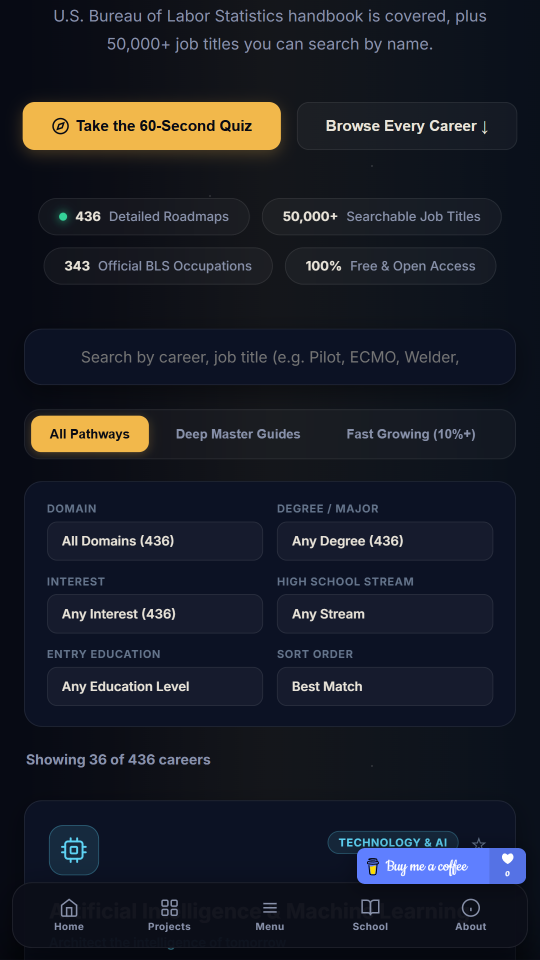
#> input picture career_media/shorts_src/short_shot1.png, 1080 x 1920 px, found by its file name (shown at 1/2 size)
$ python render_shorts.py
#> lines starting #> are read from the running program, lines starting #| are printed output that depends on the picture
import os
import subprocess
import sys
from PIL import Image, ImageDraw, ImageFont

def render_shorts():
    base_dir = r"c:\Users\neelg\OneDrive\Desktop\Vercel\career_media"
    src_dir = os.path.join(base_dir, "shorts_src")
    output_mp4 = os.path.join(base_dir, "Career_Shorts.mp4")

    # Dimensions: 1080 x 1920 (9:16 Vertical)
    W, H = 1080, 1920
    bg_color = (7, 10, 20)  # CoL #070A14

    slides_info = [
        {
            "src": "short_shot1.png",
            "out": "short_slide1.png",
            "duration": 3.5,
            "badge": "THE DIRECTORY",
            "title": "436 CAREERS. ZERO AI HYPE.",
            "desc": "Real-world pathways with zero generic summaries",
            "accent": (242, 184, 75)  # Gold
        },
        {
            "src": "short_shot2.png",
            "out": "short_slide2.png",
            "duration": 3.5,
            "badge": "STREAM & EXAM FILTERS",
            "title": "FIND YOUR FIELD BY STREAM",
            "desc": "Filter by PCM, PCB, Commerce, Arts & Degree Level",
            "accent": (94, 212, 245)  # Cyan
        },
        {
            "src": "short_shot3.png",
            "out": "short_slide3.png",
            "duration": 4.0,
            "badge": "UNBOXED DOSSIER",
            "title": "ZERO-CONGESTION BLUEPRINT",
            "desc": "4-Pillar Reality: Pay, 10-Yr Outlook, Degree & AI Risk",
            "accent": (52, 211, 153)  # Emerald
        },
        {
            "src": "short_shot4.png",
            "out": "short_slide4.png",
            "duration": 4.0,
            "badge": "DAILY REALITY",
            "title": "WHAT DO THEY ACTUALLY DO ALL DAY?",
            "desc": "Chronological 06:30 to 17:30 hour-by-hour workflow",
            "accent": (242, 184, 75)  # Gold
        },
        {
            "src": "short_shot5.png",
            "out": "short_slide5.png",
            "duration": 4.0,
            "badge": "UNVARNISHED TRUTH",
            "title": "HONEST TRADE-OFFS & RED FLAGS",
            "desc": "The Upside vs The Hard Reality + Who Should Avoid",
            "accent": (248, 113, 113) # Coral Red
        },
        {
            "src": "short_shot6.png",
            "out": "short_slide6.png",
            "duration": 4.0,
            "badge": "GLOBAL COMPENSATION",
            "title": "GLOBAL PAY & SENIORITY CURVE",
            "desc": "Live Tenure Slider: US $, India ₹ LPA, UK £ & UAE AED",
            "accent": (52, 211, 153)  # Emerald
        },
        {
            "src": "short_shot7.png",
            "out": "short_slide7.png",
            "duration": 4.0,
            "badge": "PROOF OF WORK",
            "title": "PORTFOLIO PROJECTS THAT GET HIRED",
            "desc": "3 Concrete projects & tools hiring managers look for",
            "accent": (94, 212, 245)  # Cyan
        },
        {
            "src": "short_shot8.png",
            "out": "short_slide8.png",
            "duration": 3.5,
            "badge": "60-SECOND QUIZ",
            "title": "PERSONALIZED CAREER COMPASS",
            "desc": "Answer 3 quick questions to find your top matches",
            "accent": (242, 184, 75)  # Gold
        },
        {
            "src": "short_shot9.png",
            "out": "short_slide9.png",
            "duration": 3.5,
            "badge": "DECISION MATRIX",
            "title": "BENCHMARK CAREERS SIDE-BY-SIDE",
            "desc": "Directly compare salaries, entrance exams & AI impact",
            "accent": (94, 212, 245)  # Cyan
        },
        {
            "src": "short_shot3.png",
            "out": "short_slide10.png",
            "duration": 3.5,
            "badge": "100% FREE RESOURCE",
            "title": "EXPLORE ALL 436 PATHWAYS NOW",
            "desc": "advancedlogiclabs.dpdns.org/Career · FutureScape",
            "accent": (242, 184, 75)  # Gold
        }
    ]

    total_duration = sum(s["duration"] for s in slides_info)

    # Fonts
    try:
        font_hero = ImageFont.truetype("segoeuib.ttf", 44)
        font_sub = ImageFont.truetype("segoeui.ttf", 26)
        font_badge = ImageFont.truetype("segoeuib.ttf", 20)
        font_cta = ImageFont.truetype("segoeuib.ttf", 22)
    except:
        font_hero = ImageFont.load_default()
        font_sub = ImageFont.load_default()
        font_badge = ImageFont.load_default()
        font_cta = ImageFont.load_default()

    current_time = 0.0
    concat_lines = []

    for idx, s in enumerate(slides_info):
        src_path = os.path.join(src_dir, s["src"])
        out_path = os.path.join(base_dir, s["out"])

        im = Image.open(src_path).convert("RGB")
#> im is the input picture: PIL image 1080x1920 RGB; mean R, G, B 27, 29.9, 39
        src_w, src_h = im.size
#> src_w = 1080; src_h = 1920

        # Canvas: 1080 x 1920
        canvas = Image.new("RGB", (W, H), bg_color)
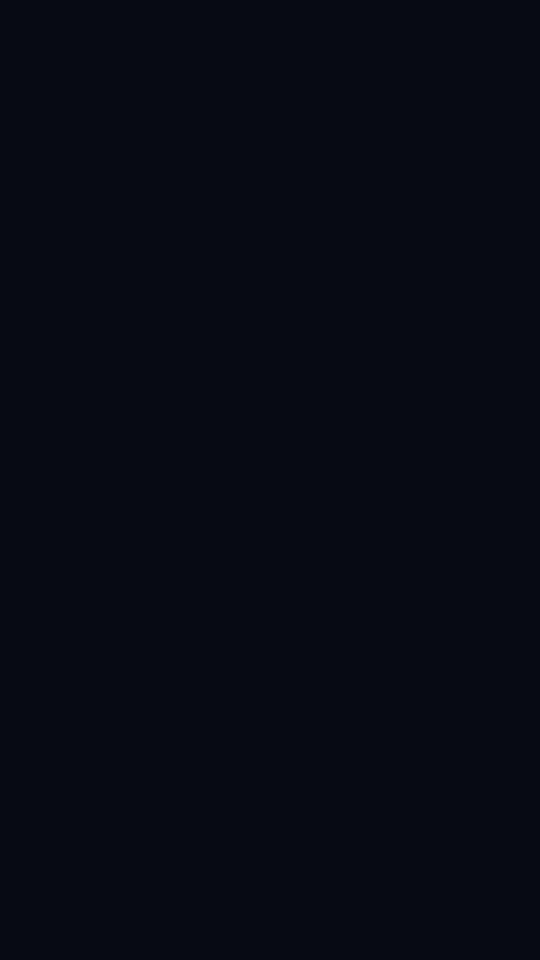
#> canvas: PIL image 1080x1920 RGB (shown at 1/2 size); mean R, G, B 7, 10, 20

        # Scale image to fit within viewport below header card
        # Frame area: y: 270 to y: 1770 (height: 1500)
        frame_top = 270
        frame_h = 1500
        frame_w = 1020
        frame_x = (W - frame_w) // 2

        # Scale image keeping aspect ratio
        scale = min(frame_w / src_w, frame_h / src_h)
#> scale = 0.781
        new_w, new_h = int(src_w * scale), int(src_h * scale)
#> new_w = 843; new_h = 1500
        scaled = im.resize((new_w, new_h), Image.Resampling.LANCZOS)
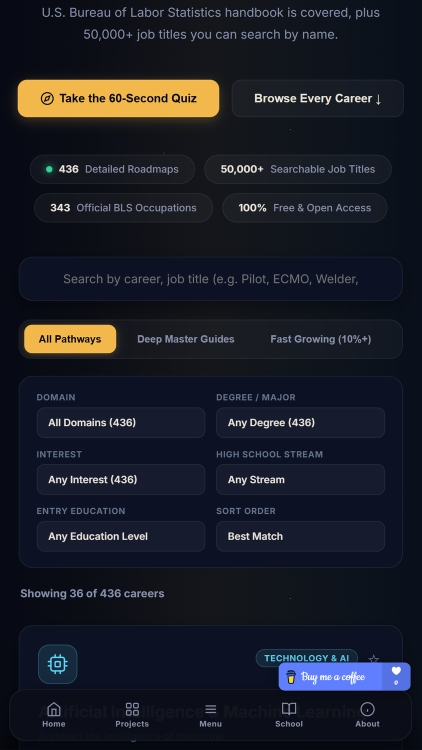
#> scaled: PIL image 843x1500 RGB (shown at 1/2 size); mean R, G, B 27, 29.9, 39

        # Center in frame area
        img_x = frame_x + (frame_w - new_w) // 2
#> img_x = 118
        img_y = frame_top + (frame_h - new_h) // 2
#> img_y = 270

        # Background subtle border for screenshot frame
        draw_base = ImageDraw.Draw(canvas)
        draw_base.rectangle([img_x - 3, img_y - 3, img_x + new_w + 2, img_y + new_h + 2], outline=(30, 42, 70), width=2)
        canvas.paste(scaled, (img_x, img_y))
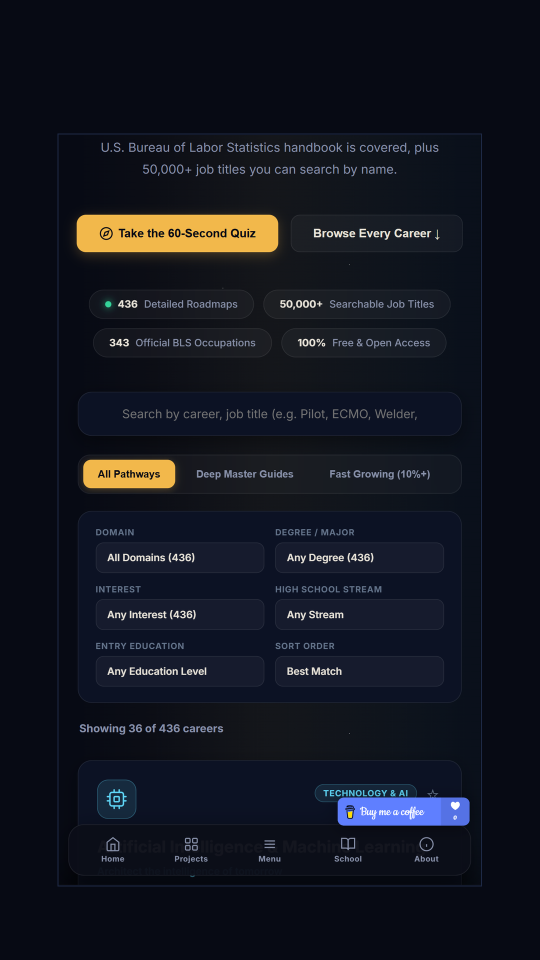
#> canvas: PIL image 1080x1920 RGB (shown at 1/2 size); mean R, G, B 19.3, 22.3, 31.8

        # Top Header Pill (y = 48)
        top_pill_w = 420
        top_pill_h = 42
        top_pill_x = (W - top_pill_w) // 2
        top_pill_y = 44

        overlay = Image.new("RGBA", (W, H), (0, 0, 0, 0))
#> overlay: PIL image 1080x1920 RGBA; every value is 0
        draw_ov = ImageDraw.Draw(overlay)

        # Pill background
        draw_ov.rounded_rectangle([top_pill_x, top_pill_y, top_pill_x + top_pill_w, top_pill_y + top_pill_h], radius=21, fill=(15, 23, 42, 240), outline=(242, 184, 75, 180), width=1)
        # Pill text
        draw_ov.text((top_pill_x + 30, top_pill_y + 9), "CLASS OF LEARNERS · CAREER EXPLORER", fill=(242, 184, 75), font=font_badge)

        # Header Title Card (y = 100 to y = 250)
        card_x = 36
        card_y = 102
        card_w = W - 72
        card_h = 148

        # Glass background
        draw_ov.rounded_rectangle([card_x, card_y, card_x + card_w, card_y + card_h], radius=16, fill=(10, 16, 32, 245), outline=(35, 48, 80, 200), width=1)
        # Top accent bar on card
        draw_ov.line([(card_x + 16, card_y), (card_x + card_w - 16, card_y)], fill=s["accent"] + (255,), width=3)

        # Badge pill inside card
        badge_text = s["badge"]
        badge_w = len(badge_text) * 11 + 24
        draw_ov.rounded_rectangle([card_x + 24, card_y + 18, card_x + 24 + badge_w, card_y + 44], radius=6, fill=s["accent"] + (40,), outline=s["accent"] + (180,), width=1)
        draw_ov.text((card_x + 36, card_y + 21), badge_text, fill=s["accent"], font=font_badge)

        # Counter pill on right of card
        counter_text = f"{idx + 1} / {len(slides_info)}"
        draw_ov.text((card_x + card_w - 90, card_y + 22), counter_text, fill=(136, 145, 170), font=font_badge)

        # Title text
        draw_ov.text((card_x + 24, card_y + 56), s["title"], fill=(232, 227, 216), font=font_hero)
        # Subtitle text
        draw_ov.text((card_x + 24, card_y + 108), s["desc"], fill=(136, 145, 170), font=font_sub)

        # Bottom Call to Action Ribbon (y = 1810)
        bot_y = 1800
        bot_h = 75
        draw_ov.rounded_rectangle([card_x, bot_y, card_x + card_w, bot_y + bot_h], radius=14, fill=(12, 18, 36, 240), outline=(242, 184, 75, 120), width=1)
        draw_ov.text((card_x + 30, bot_y + 24), "✦ Explore 436 Verified Blueprints at", fill=(232, 227, 216), font=font_cta)
        draw_ov.text((card_x + 470, bot_y + 24), "advancedlogiclabs.dpdns.org/Career", fill=(242, 184, 75), font=font_cta)

        # Progress bar at very bottom (y = 1908 to y = 1916)
        prog_pct = (idx + 1) / len(slides_info)
        draw_ov.rectangle([0, 1908, W, 1916], fill=(20, 30, 50, 255))
        draw_ov.rectangle([0, 1908, int(W * prog_pct), 1916], fill=(242, 184, 75, 255))

        # Composite overlay
        canvas = Image.alpha_composite(canvas.convert("RGBA"), overlay).convert("RGB")
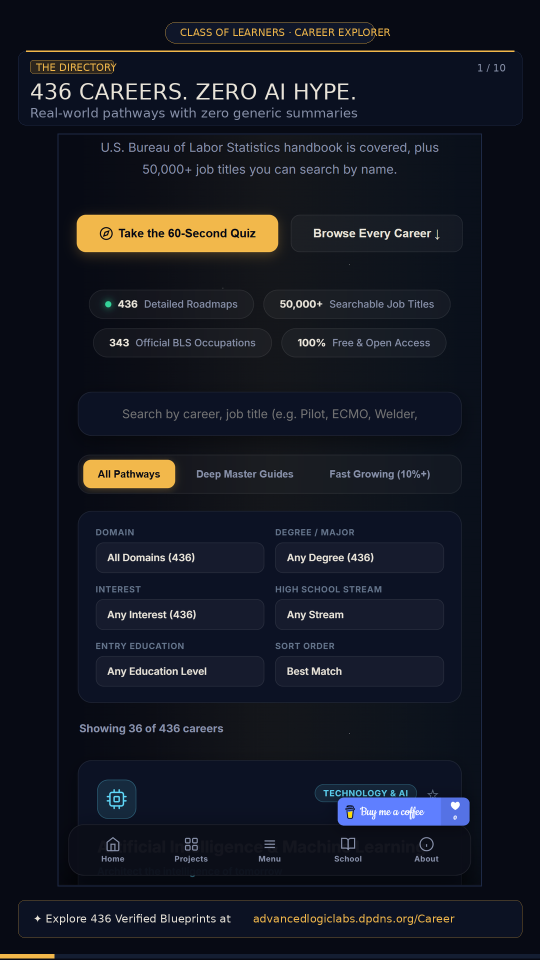
#> canvas: PIL image 1080x1920 RGB (shown at 1/2 size); mean R, G, B 22.1, 25.1, 34.7
        canvas.save(out_path, quality=95)
        print(f"Generated Shorts slide {idx + 1}: {out_path}")

        concat_lines.append(f"file '{out_path.replace(os.sep, '/')}'")
        concat_lines.append(f"duration {s['duration']}")
#> pass 2 of the loop in render_shorts, `for idx, s in enumerate(slides_info):`:
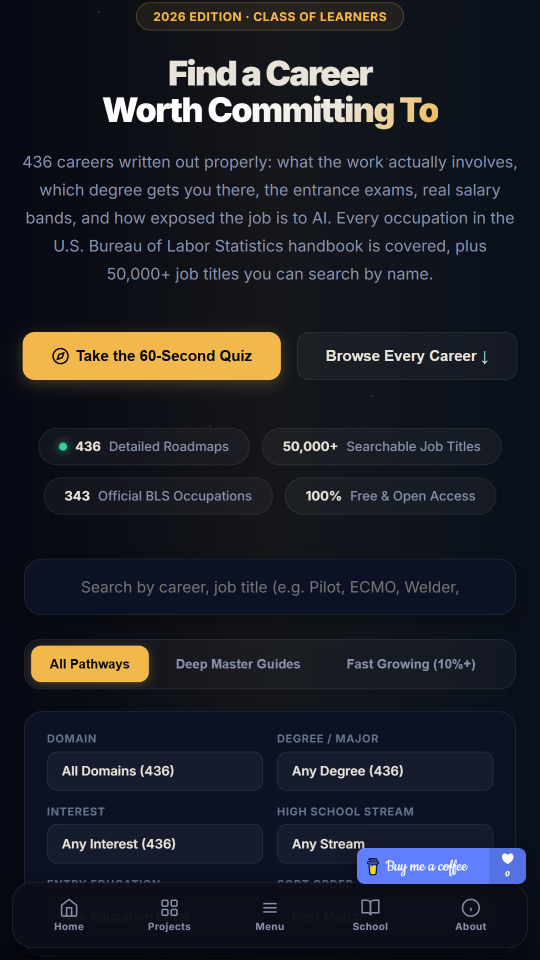
#> input picture career_media/shorts_src/short_shot2.png, 1080 x 1920 px, found by its file name (shown at 1/2 size)
#> in render_shorts, im is the input picture: PIL image 1080x1920 RGB; mean R, G, B 31.1, 33.1, 40.2
#> in render_shorts, `scaled = im.resize((new_w, new_h), Image.Resampling.LANCZOS)`:
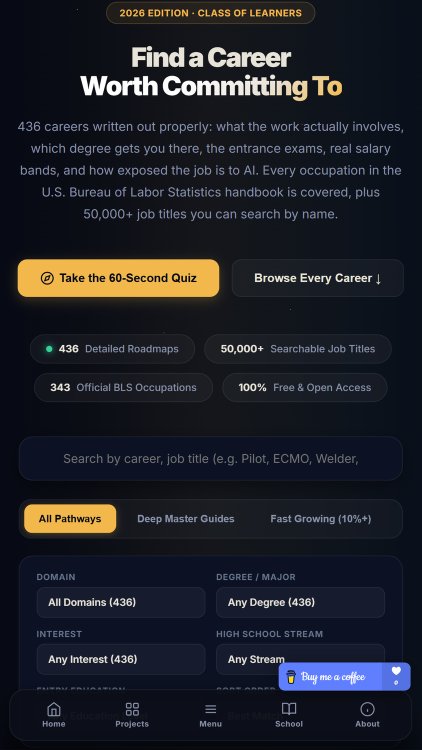
#> scaled: PIL image 843x1500 RGB (shown at 1/2 size); mean R, G, B 31.1, 33.1, 40.2
#> in render_shorts, `canvas = Image.alpha_composite(canvas.convert("RGBA"), overlay).conver..`:
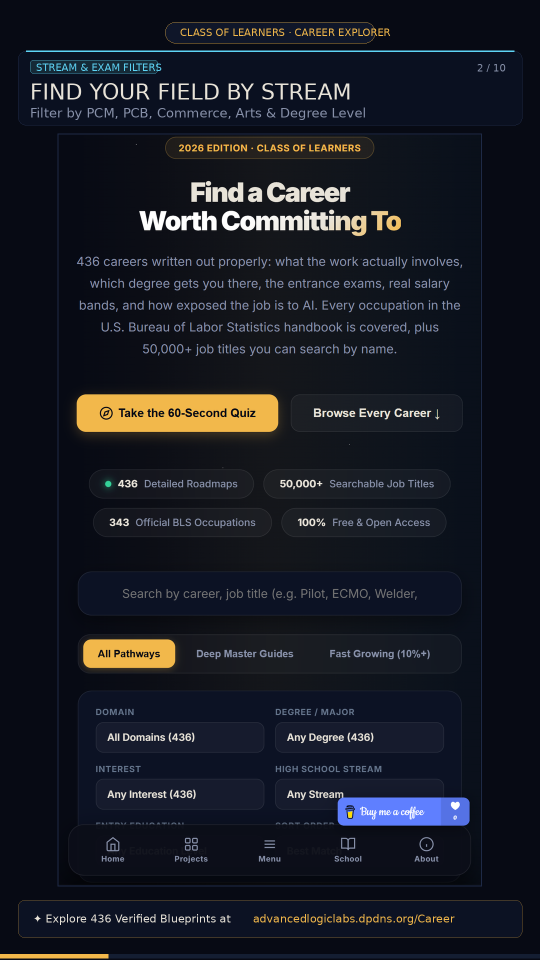
#> canvas: PIL image 1080x1920 RGB (shown at 1/2 size); mean R, G, B 24.4, 27.2, 35.9
#> pass 3 of the loop in render_shorts, `for idx, s in enumerate(slides_info):`:
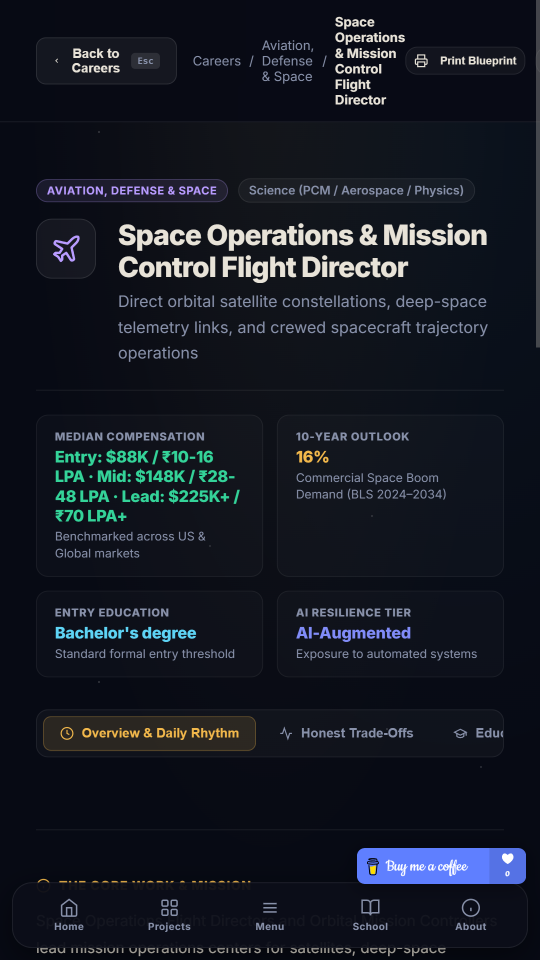
#> input picture career_media/shorts_src/short_shot3.png, 1080 x 1920 px, found by its file name (shown at 1/2 size)
#> in render_shorts, im is the input picture: PIL image 1080x1920 RGB; mean R, G, B 21.6, 25.8, 35.6
#> in render_shorts, `scaled = im.resize((new_w, new_h), Image.Resampling.LANCZOS)`:
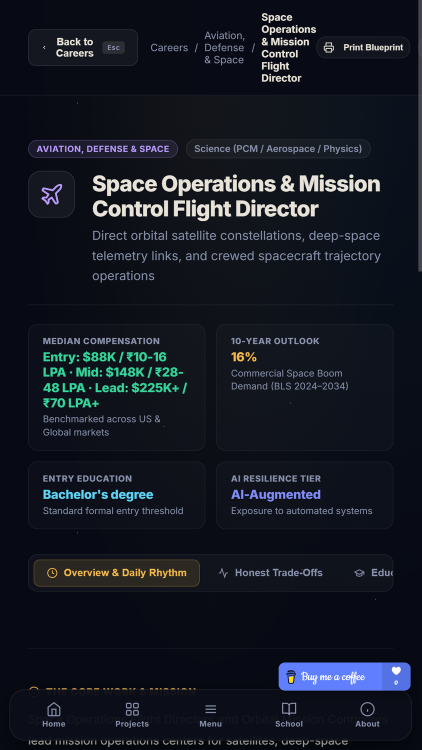
#> scaled: PIL image 843x1500 RGB (shown at 1/2 size); mean R, G, B 21.6, 25.8, 35.5
#> in render_shorts, `canvas = Image.alpha_composite(canvas.convert("RGBA"), overlay).conver..`:
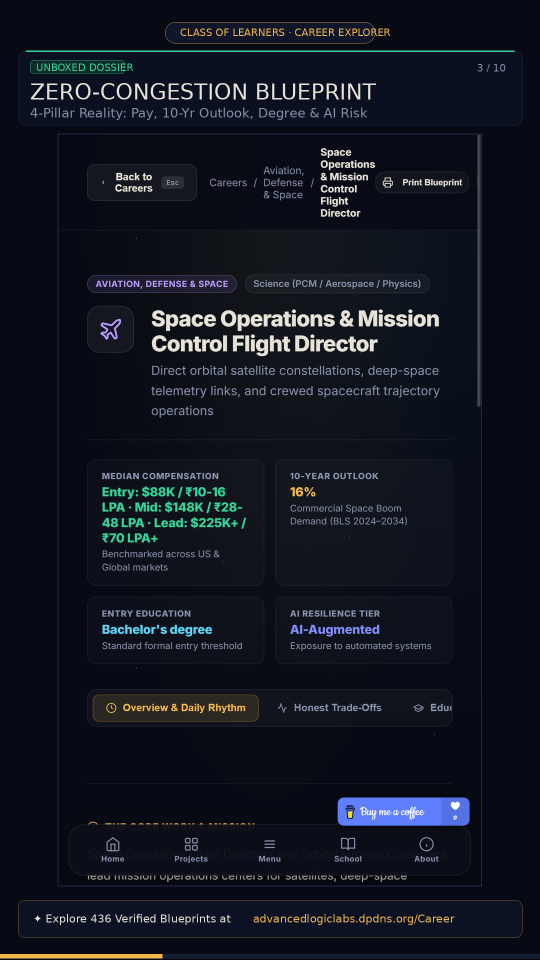
#> canvas: PIL image 1080x1920 RGB (shown at 1/2 size); mean R, G, B 18.7, 22.9, 32.9
#> the loop made 4 passes; the first 3 are shown

    # Concat file requires repeating last file
    last_slide = os.path.join(base_dir, slides_info[-1]["out"]).replace(os.sep, "/")
    concat_lines.append(f"file '{last_slide}'")

    concat_file = os.path.join(base_dir, "shorts_concat.txt")
    with open(concat_file, "w", encoding="utf-8") as f:
        f.write("\n".join(concat_lines))

    # FFmpeg render: 1080x1920 60fps
    cmd = [
        "ffmpeg", "-y",
        "-f", "concat", "-safe", "0", "-i", concat_file,
        "-vf", "fps=60,format=yuv420p",
        "-c:v", "libx264", "-preset", "fast", "-crf", "18",
        output_mp4
    ]

    print("Running FFmpeg render for Career Shorts (1080x1920 9:16)...")
    res = subprocess.run(cmd, capture_output=True, text=True)
    if res.returncode == 0:
        size_mb = os.path.getsize(output_mp4) / (1024 * 1024)
        print(f"SUCCESS: Career Shorts rendered: {output_mp4} ({size_mb:.2f} MB)")
    else:
        print("FFmpeg error:", res.stderr)

if __name__ == "__main__":
#> (the run stopped early here; a loop or call above may not have finished)
